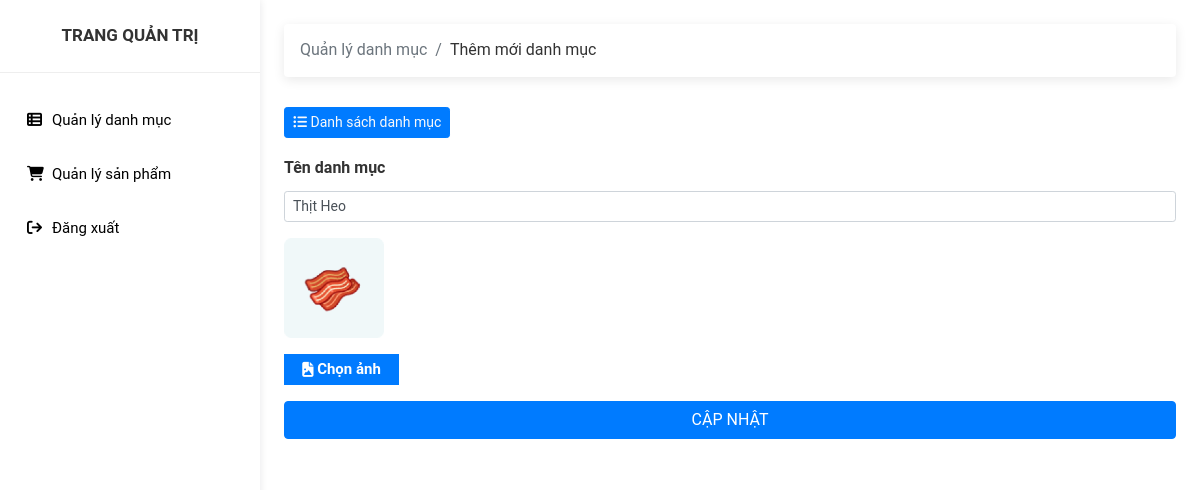
/editcategory.php?id=10, run on the app's committed database.
### tables this page shows
CREATE TABLE `category` (
  `cat_id` int(11) NOT NULL,
  `tendanhmuc` varchar(50) NOT NULL,
  `hinhanh` varchar(100) NOT NULL,
  `ngaytao` datetime NOT NULL,
  `ngaycapnhat` datetime NOT NULL
);

### editcategory.php (the view, shortened to what this page needs)
<!DOCTYPE html>
<html lang="en">
<head>
    <link rel="stylesheet" href="https://cdn.jsdelivr.net/npm/bootstrap@4.3.1/dist/css/bootstrap.min.css">
    <link rel="stylesheet" href="https://cdnjs.cloudflare.com/ajax/libs/font-awesome/6.4.2/css/all.min.css" />
    <link rel="stylesheet" href="./css/admin.css">
</head>
<body>
    <?php
        include 'connect.php';
        $id = $_GET['id'];
        $sql = "SELECT * FROM `category` WHERE cat_id = $id";
        $stsm = $conn ->prepare($sql);
        $stsm->execute();
        $rows = $stsm->fetch(PDO::FETCH_ASSOC);
    ?>
    <div class="wrapper">
        <nav id="sidebar">
            <div class="sidebar-header">
                <h3 class="text-center">
                    <a class="text-decoration-none" href="#">
                        <span class="font-weight-bold">Trang quản trị</span>
                    </a>
                </h3>
            </div>
            <ul class="list-unstyled components">
                <li class="dropdown">
                    <a href="./category.php">
                        <i class="fa-solid fa-table-list"></i><span>Quản lý danh mục</span>
                    </a>
                </li>
                <li class="dropdown">
                    <a href="index.php?req=product">
                        <i class="fa-solid fa-cart-shopping"></i><span>Quản lý sản phẩm</span>
                    </a>
                </li>
                <li>
                    <a href="./index.php">
                        <i class="fa-solid fa-arrow-right-from-bracket"></i><span>Đăng xuất</span>
                    </a>
                </li>
            </ul>
        </nav>
        <div class="p-4">
            <nav aria-label="breadcrumb">
                <ol class="breadcrumb">
                    <li class="breadcrumb-item active" aria-current="page">Quản lý danh mục</li>
                    <li style="color: #333333;" class="breadcrumb-item" aria-current="page">Thêm mới danh mục</li>
                </ol>
            </nav>
            <a class="text-light text-decoration-none btn btn-primary btn-sm mb-3" href="./category.php">
                <i class="fa-solid fa-list-ul"></i> Danh sách danh mục
            </a>
            <form action="" method="POST" enctype="multipart/form-data">
                <div class="form-group">
                    <label style="color: #333333;" for="categoryName">Tên danh mục</label>
                    <input type="text" name="categoryName" id="categoryName" class="form-control form-control-sm" value="<?php echo $rows['tendanhmuc'];?>">
                </div>
                <div class="form-group d-flex align-items-center">
                    <div>
                        <img src="./uploads/<?php echo $rows['hinhanh'];?>" alt="" width="100" height="100">
                        <label for="image" class="form-label label-for-file mt-3">
                            <i class="fa-solid fa-file-image"></i>&nbsp;Chọn ảnh
                        </label>
                    </div>
                </div>
                <input type="submit" class="btn btn-primary btn-block" name="submit" value="CẬP NHẬT" />
            </form>
        </div>
    </div>
</body>
</html>

### css/admin.css (style rules this page uses)
body, html { line-height: 1.8; font-family: "Roboto", sans-serif; color: #ffffff; text-rendering: optimizeLegibility !important; -webkit-font-smoothing: antialiased !important; font-weight: 400; margin: 0px; padding: 0px; }
h1, h2, h3, h4, h5, h6, .h1, .h2, .h3, .h4 { font-weight: 400; line-height: 1.5em; }
a { color: #333; font-weight: 400; }
ul, ol { padding: 0; margin: 0px; list-style: none; }
a, a:hover, a:focus { color: #333; text-decoration: none; transition: all 0.3s; }
.breadcrumb { box-shadow: rgba(0, 0, 0, 0.09) 0px 3px 12px; margin-bottom: 30px; background-color: #ffffff !important; }
.wrapper { position: relative; width: 100%; overflow: auto; }
#sidebar { position: fixed; height: 100vh !important; top: 0; bottom: 0; left: 0; z-index: 11; width: 260px; overflow: auto; transition: all 0.3s; background: #ffffff; box-shadow: rgba(17, 17, 26, 0.05) 0px 1px 0px, rgba(17, 17, 26, 0.1) 0px 0px 8px; }
#sidebar .sidebar-header { padding: 23px; background-color: #ffffff; border-bottom: 1px solid #eee; }
.sidebar-header h3 { color: #333; font-size: 17px; margin: 0px; text-transform: uppercase; transition: all 0.5s ease; font-weight: 600; }
#sidebar ul li { padding: 2px 7px; }
#sidebar ul.components { padding: 20px 0; }
#sidebar ul li a { padding: 10px; line-height: 30px; border-radius: 5px; font-size: 15px; position: relative; font-weight: 400; display: block; }
#sidebar ul li a span { color: #000; display: inline-block; }
#sidebar ul li a i { position: relative; margin: 0 10px; color: #000000; width: 15px; }
label { font-weight: 600; }
.label-for-file { color: #fff; height: 31px; width: 115px; background-color: #007bff; margin: 0; font-size: 15px; display: flex; justify-content: center; align-items: center; }
.p-4 { margin-left: 260px; }

### data on the page
category: categoryName "Thịt Heo", hinhanh (picture)
